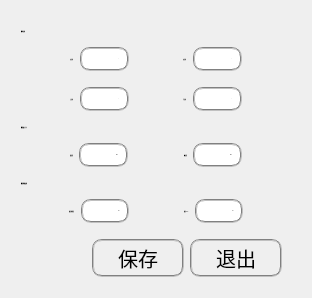
  <widget class="QWidget" name="modelTab">
   <property name="font">
    <font>
     <pointsize>-1</pointsize>
    </font>
   </property>
   <attribute name="icon">
    <iconset>
     <normaloff>icon/model_icon.png</normaloff>icon/model_icon.png</iconset>
   </attribute>
   <attribute name="title">
    <string>模型设置</string>
   </attribute>
   <layout class="QGridLayout" name="gridLayout_2">
    <item row="0" column="0">
     <layout class="QVBoxLayout" name="verticalLayout_3" stretch="2,2,2,2,2,2,2,3">
      <property name="leftMargin">
       <number>10</number>
      </property>
      <property name="topMargin">
       <number>10</number>
      </property>
      <property name="rightMargin">
       <number>10</number>
      </property>
      <property name="bottomMargin">
       <number>10</number>
      </property>
      <item>
       <layout class="QHBoxLayout" name="horizontalLayout_10">
        <item>
         <widget class="QLabel" name="label_8">
          <property name="styleSheet">
           <string notr="true">font: bold;</string>
          </property>
          <property name="text">
           <string>图像位移</string>
          </property>
         </widget>
        </item>
        <item>
         <spacer name="horizontalSpacer_15">
          <property name="orientation">
           <enum>Qt::Horizontal</enum>
          </property>
          <property name="sizeHint" stdset="0">
           <size>
            <width>40</width>
            <height>20</height>
           </size>
          </property>
         </spacer>
        </item>
       </layout>
      </item>
      <item>
       <layout class="QHBoxLayout" name="horizontalLayout_3">
        <property name="bottomMargin">
         <number>10</number>
        </property>
        <item>
         <spacer name="horizontalSpacer_18">
          <property name="orientation">
           <enum>Qt::Horizontal</enum>
          </property>
          <property name="sizeHint" stdset="0">
           <size>
            <width>40</width>
            <height>20</height>
           </size>
          </property>
         </spacer>
        </item>
        <item>
         <widget class="QLabel" name="label_11">
          <property name="text">
           <string>左位移</string>
          </property>
         </widget>
        </item>
        <item>
         <widget class="QLineEdit" name="offLeftLine">
          <property name="enabled">
           <bool>false</bool>
          </property>
          <property name="styleSheet">
           <string notr="true">border:2px groove gray;border-radius:10px;padding:2px 4px;</string>
          </property>
          <property name="text">
           <string>0</string>
          </property>
          <property name="alignment">
           <set>Qt::AlignRight|Qt::AlignTrailing|Qt::AlignVCenter</set>
          </property>
         </widget>
        </item>
        <item>
         <spacer name="horizontalSpacer_17">
          <property name="orientation">
           <enum>Qt::Horizontal</enum>
          </property>
          <property name="sizeHint" stdset="0">
           <size>
            <width>40</width>
            <height>20</height>
           </size>
          </property>
         </spacer>
        </item>
        <item>
         <widget class="QLabel" name="label_14">
          <property name="text">
           <string>右位移</string>
          </property>
         </widget>
        </item>
        <item>
         <widget class="QLineEdit" name="offRightLine">
          <property name="enabled">
           <bool>false</bool>
          </property>
          <property name="styleSheet">
           <string notr="true">border:2px groove gray;border-radius:10px;padding:2px 4px;</string>
          </property>
          <property name="text">
           <string>0</string>
          </property>
          <property name="alignment">
           <set>Qt::AlignRight|Qt::AlignTrailing|Qt::AlignVCenter</set>
          </property>
         </widget>
        </item>
        <item>
         <spacer name="horizontalSpacer_16">
          <property name="orientation">
           <enum>Qt::Horizontal</enum>
          </property>
          <property name="sizeHint" stdset="0">
           <size>
            <width>40</width>
            <height>20</height>
           </size>
          </property>
         </spacer>
        </item>
       </layout>
      </item>
      <item>
       <layout class="QHBoxLayout" name="horizontalLayout_8">
        <item>
         <spacer name="horizontalSpacer_21">
          <property name="orientation">
           <enum>Qt::Horizontal</enum>
          </property>
          <property name="sizeHint" stdset="0">
           <size>
            <width>40</width>
            <height>20</height>
           </size>
          </property>
         </spacer>
        </item>
        <item>
         <widget class="QLabel" name="label_13">
          <property name="text">
           <string>上位移</string>
          </property>
         </widget>
        </item>
        <item>
         <widget class="QLineEdit" name="offTopLine">
          <property name="enabled">
           <bool>false</bool>
          </property>
          <property name="styleSheet">
           <string notr="true">border:2px groove gray;border-radius:10px;padding:2px 4px;</string>
          </property>
          <property name="text">
           <string>0</string>
          </property>
          <property name="alignment">
           <set>Qt::AlignRight|Qt::AlignTrailing|Qt::AlignVCenter</set>
          </property>
         </widget>
        </item>
        <item>
         <spacer name="horizontalSpacer_20">
          <property name="orientation">
           <enum>Qt::Horizontal</enum>
          </property>
          <property name="sizeHint" stdset="0">
           <size>
            <width>40</width>
            <height>20</height>
           </size>
          </property>
         </spacer>
        </item>
        <item>
         <widget class="QLabel" name="label_12">
          <property name="text">
           <string>下位移</string>
          </property>
         </widget>
        </item>
        <item>
         <widget class="QLineEdit" name="offBottomLine">
          <property name="enabled">
           <bool>false</bool>
          </property>
          <property name="styleSheet">
           <string notr="true">border:2px groove gray;border-radius:10px;padding:2px 4px;</string>
          </property>
          <property name="text">
           <string>0</string>
          </property>
          <property name="alignment">
           <set>Qt::AlignRight|Qt::AlignTrailing|Qt::AlignVCenter</set>
          </property>
         </widget>
        </item>
        <item>
         <spacer name="horizontalSpacer_19">
          <property name="orientation">
           <enum>Qt::Horizontal</enum>
          </property>
          <property name="sizeHint" stdset="0">
           <size>
            <width>40</width>
            <height>20</height>
           </size>
          </property>
         </spacer>
        </item>
       </layout>
      </item>
      <item>
       <layout class="QHBoxLayout" name="horizontalLayout_15">
        <item>
         <widget class="QLabel" name="label_9">
          <property name="styleSheet">
           <string notr="true">font: bold;</string>
          </property>
          <property name="text">
           <string>模型输入尺寸</string>
          </property>
         </widget>
        </item>
        <item>
         <spacer name="horizontalSpacer_31">
          <property name="orientation">
           <enum>Qt::Horizontal</enum>
          </property>
          <property name="sizeHint" stdset="0">
           <size>
            <width>40</width>
            <height>20</height>
           </size>
          </property>
         </spacer>
        </item>
       </layout>
      </item>
      <item>
       <layout class="QHBoxLayout" name="horizontalLayout_11">
        <item>
         <spacer name="horizontalSpacer_23">
          <property name="orientation">
           <enum>Qt::Horizontal</enum>
          </property>
          <property name="sizeHint" stdset="0">
           <size>
            <width>40</width>
            <height>20</height>
           </size>
          </property>
         </spacer>
        </item>
        <item>
         <widget class="QLabel" name="label_15">
          <property name="text">
           <string>宽度值</string>
          </property>
         </widget>
        </item>
        <item>
         <widget class="QLineEdit" name="widthLine">
          <property name="styleSheet">
           <string notr="true">border:2px groove gray;border-radius:10px;padding:2px 4px;</string>
          </property>
          <property name="text">
           <string>352</string>
          </property>
          <property name="alignment">
           <set>Qt::AlignRight|Qt::AlignTrailing|Qt::AlignVCenter</set>
          </property>
         </widget>
        </item>
        <item>
         <spacer name="horizontalSpacer_22">
          <property name="orientation">
           <enum>Qt::Horizontal</enum>
          </property>
          <property name="sizeHint" stdset="0">
           <size>
            <width>40</width>
            <height>20</height>
           </size>
          </property>
         </spacer>
        </item>
        <item>
         <widget class="QLabel" name="label_16">
          <property name="text">
           <string>高度值</string>
          </property>
         </widget>
        </item>
        <item>
         <widget class="QLineEdit" name="heightLine">
          <property name="styleSheet">
           <string notr="true">border:2px groove gray;border-radius:10px;padding:2px 4px;</string>
          </property>
          <property name="text">
           <string>352</string>
          </property>
          <property name="alignment">
           <set>Qt::AlignRight|Qt::AlignTrailing|Qt::AlignVCenter</set>
          </property>
         </widget>
        </item>
        <item>
         <spacer name="horizontalSpacer_24">
          <property name="orientation">
           <enum>Qt::Horizontal</enum>
          </property>
          <property name="sizeHint" stdset="0">
           <size>
            <width>40</width>
            <height>20</height>
           </size>
          </property>
         </spacer>
        </item>
       </layout>
      </item>
      <item>
       <layout class="QHBoxLayout" name="horizontalLayout_13">
        <item>
         <widget class="QLabel" name="label_10">
          <property name="styleSheet">
           <string notr="true">font: bold;</string>
          </property>
          <property name="text">
           <string>模型参数设置</string>
          </property>
         </widget>
        </item>
        <item>
         <spacer name="horizontalSpacer_27">
          <property name="orientation">
           <enum>Qt::Horizontal</enum>
          </property>
          <property name="sizeHint" stdset="0">
           <size>
            <width>40</width>
            <height>20</height>
           </size>
          </property>
         </spacer>
        </item>
       </layout>
      </item>
      <item>
       <layout class="QHBoxLayout" name="horizontalLayout_14">
        <property name="bottomMargin">
         <number>10</number>
        </property>
        <item>
         <spacer name="horizontalSpacer_28">
          <property name="orientation">
           <enum>Qt::Horizontal</enum>
          </property>
          <property name="sizeHint" stdset="0">
           <size>
            <width>40</width>
            <height>20</height>
           </size>
          </property>
         </spacer>
        </item>
        <item>
         <widget class="QLabel" name="label_17">
          <property name="text">
           <string>临界置信度</string>
          </property>
         </widget>
        </item>
        <item>
         <widget class="QLineEdit" name="threshLine">
          <property name="styleSheet">
           <string notr="true">border:2px groove gray;border-radius:10px;padding:2px 4px;</string>
          </property>
          <property name="text">
           <string>0.5</string>
          </property>
          <property name="alignment">
           <set>Qt::AlignRight|Qt::AlignTrailing|Qt::AlignVCenter</set>
          </property>
         </widget>
        </item>
        <item>
         <spacer name="horizontalSpacer_29">
          <property name="orientation">
           <enum>Qt::Horizontal</enum>
          </property>
          <property name="sizeHint" stdset="0">
           <size>
            <width>40</width>
            <height>20</height>
           </size>
          </property>
         </spacer>
        </item>
        <item>
         <widget class="QLabel" name="label_18">
          <property name="text">
           <string>临界NMS</string>
          </property>
         </widget>
        </item>
        <item>
         <widget class="QLineEdit" name="nmsLine">
          <property name="styleSheet">
           <string notr="true">border:2px groove gray;border-radius:10px;padding:2px 4px;</string>
          </property>
          <property name="text">
           <string>0.2</string>
          </property>
          <property name="alignment">
           <set>Qt::AlignRight|Qt::AlignTrailing|Qt::AlignVCenter</set>
          </property>
         </widget>
        </item>
        <item>
         <spacer name="horizontalSpacer_30">
          <property name="orientation">
           <enum>Qt::Horizontal</enum>
          </property>
          <property name="sizeHint" stdset="0">
           <size>
            <width>40</width>
            <height>20</height>
           </size>
          </property>
         </spacer>
        </item>
       </layout>
      </item>
      <item>
       <layout class="QHBoxLayout" name="horizontalLayout_12" stretch="8,2,1,1">
        <item>
         <spacer name="horizontalSpacer_26">
          <property name="orientation">
           <enum>Qt::Horizontal</enum>
          </property>
          <property name="sizeHint" stdset="0">
           <size>
            <width>40</width>
            <height>20</height>
           </size>
          </property>
         </spacer>
        </item>
        <item>
         <widget class="QPushButton" name="modelSaveBtn">
          <property name="styleSheet">
           <string notr="true">font-size: 20px;height: 30px;width: 80px; border:2px groove gray;border-radius:10px;padding:2px 4px;</string>
          </property>
          <property name="text">
           <string>保存</string>
          </property>
          <property name="icon">
           <iconset>
            <normaloff>icon/save.png</normaloff>icon/save.png</iconset>
          </property>
         </widget>
        </item>
        <item>
         <widget class="QPushButton" name="modelExitBtn">
          <property name="styleSheet">
           <string notr="true">font-size: 20px;height: 30px;width: 80px; border:2px groove gray;border-radius:10px;padding:2px 4px;</string>
          </property>
          <property name="text">
           <string>退出</string>
          </property>
          <property name="icon">
           <iconset>
            <normaloff>icon/exit_icon.png</normaloff>icon/exit_icon.png</iconset>
          </property>
         </widget>
        </item>
        <item>
         <spacer name="horizontalSpacer_25">
          <property name="orientation">
           <enum>Qt::Horizontal</enum>
          </property>
          <property name="sizeHint" stdset="0">
           <size>
            <width>40</width>
            <height>20</height>
           </size>
          </property>
         </spacer>
        </item>
       </layout>
      </item>
     </layout>
    </item>
   </layout>
  </widget>
